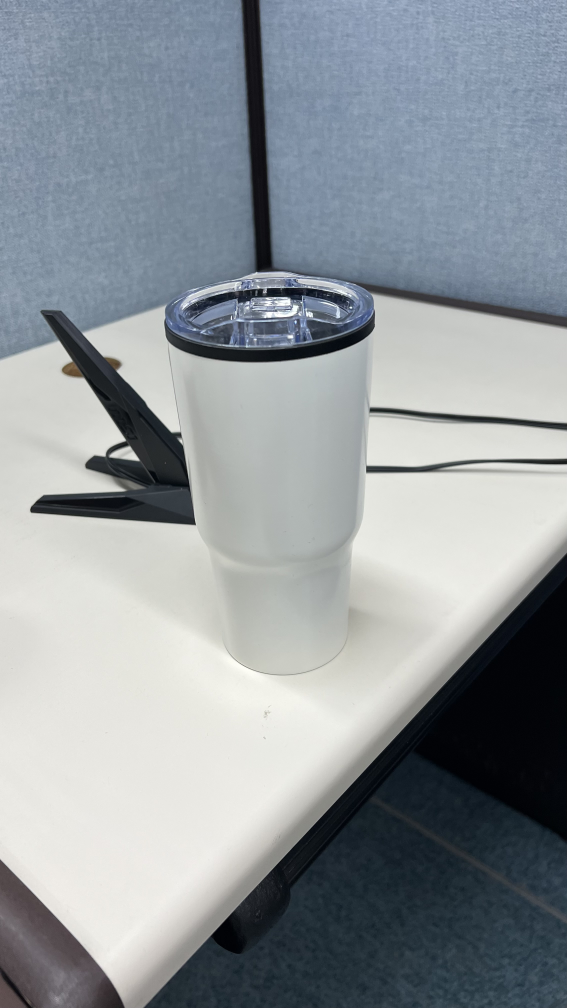
#> input picture End-to-end weakly-supervised semantic alignment/hog/sample1.jpg, 2268 x 4032 px (shown at 1/4 size)
$ jupyter execute hog.ipynb
#> lines starting #> are read from the running program, lines starting #| are printed output that depends on the picture
[cell 1]
import cv2
import numpy as np
import os
import matplotlib.pyplot as plt

filepath = os.getcwd()

image1 = cv2.imread("./sample1.jpg", cv2.IMREAD_GRAYSCALE)
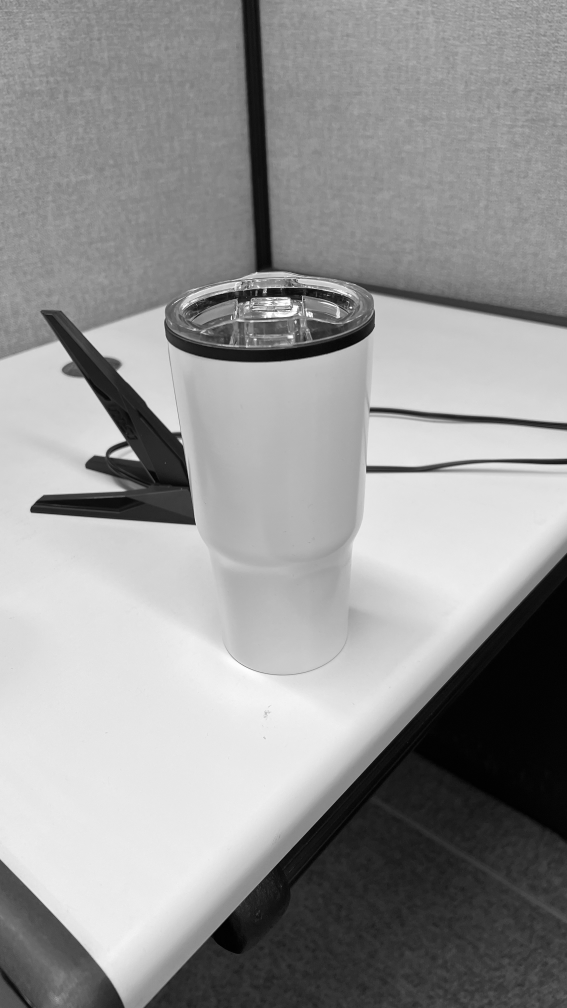
#> image1: shape (4032, 2268) (shown at 1/4 size); min 0, max 255, mean 149
image1 = cv2.resize(image1, dsize=(0,0), fx=0.1, fy=0.1)
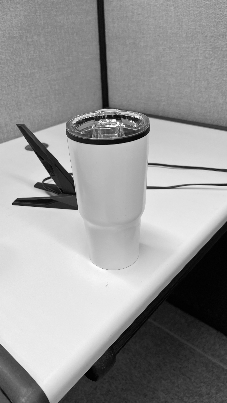
#> image1: shape (403, 227); min 0, max 255, mean 149.1
image1 = np.float32(image1)
image1 = (image1 - np.min(image1)) / (np.max(image1) - np.min(image1))
plt.imshow(image1, cmap="gray")
plt.show()

[cell 2]
image1.shape
#> Out = (403, 227)

[cell 3]
def convolve2d(image, kernel):
    image_height, image_width = image.shape[0], image.shape[1]
#> image_height = 403; image_width = 227
    kernel_height, kernel_width = kernel.shape[0], kernel.shape[1]

    pad_height = kernel_height // 2
    pad_width = kernel_width // 2

    output = np.zeros_like(image)
    padded_image = np.pad(image, ((pad_height, pad_height), (pad_width, pad_width)), mode='constant', constant_values=0)
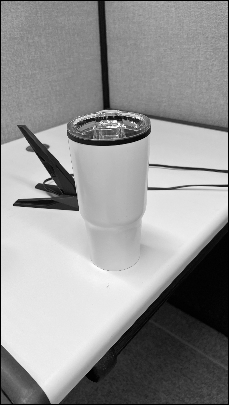
#> padded_image: shape (405, 229) float32; min 0, max 1, mean 0.577

    for x in range(image_height):
        for y in range(image_width):
            region = padded_image[x:x+kernel_height, y:y+kernel_width]
            output[x, y] = np.sum(region * kernel)
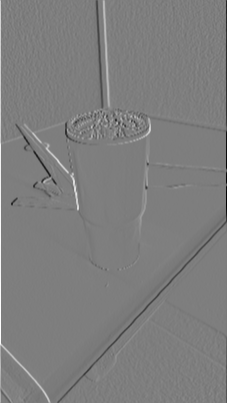
#> output: shape (403, 227) float32; min -3.6, max 3.67, mean -0.00496; drawn with min black and max white

    return output

def compute_gradients(image):
    kernel_x = np.array([[-1, 0, 1], [-2, 0, 2], [-1, 0, 1]])
    kernel_y = np.array([[-1, -2, -1], [0, 0, 0], [1, 2, 1]])

    gradient_x = convolve2d(image, kernel_x)
    gradient_y = convolve2d(image, kernel_y)
#> after the loop in convolve2d (call 2), `for x in range(image_height):`:
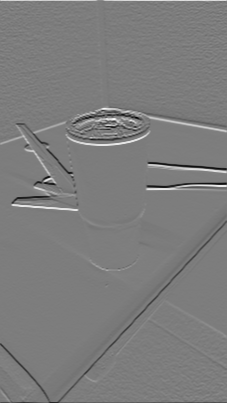
#> output: shape (403, 227) float32; min -3.35, max 3.47, mean -0.00321; drawn with min black and max white
    magnitude = np.sqrt(gradient_x**2 + gradient_y**2)
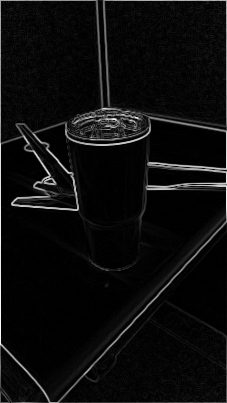
#> magnitude: shape (403, 227) float32; min 0, max 3.71, mean 0.193; drawn with min black and max white
    orientation = np.arctan2(gradient_y, gradient_x) * 180 / np.pi
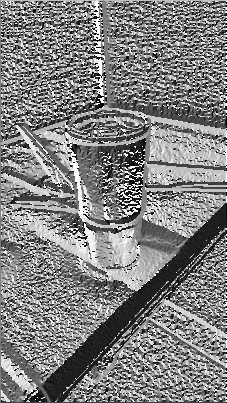
#> orientation: shape (403, 227) float32; min -180, max 180, mean 3; drawn with min black and max white
    orientation[orientation < 0] += 360
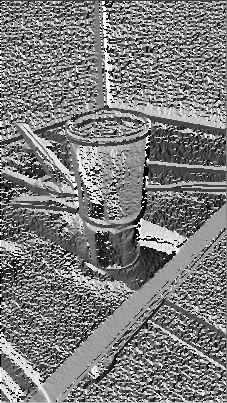
#> orientation: shape (403, 227) float32; min 0, max 360, mean 175.7; drawn with min black and max white

    return magnitude, orientation

[cell 4]
magnitude, orientation = compute_gradients(image1)

[cell 5]
cell_size = 8
hist_bins = 8
histogram = np.zeros((image1.shape[0] // cell_size, image1.shape[1] // cell_size, hist_bins))

for i in range(0, image1.shape[0] // cell_size):
    for j in range(0, image1.shape[1] // cell_size):
        for k in range(cell_size):
            for l in range(cell_size):
                bin = int(orientation[i * cell_size + k, j * cell_size + l] // (360 / hist_bins)) % hist_bins
                histogram[i, j, bin] += magnitude[i * cell_size + k, j * cell_size + l]

[cell 6]
block_size = 2
feature_vector = []

for i in range(0, histogram.shape[0] - block_size + 1):
    for j in range(0, histogram.shape[1] - block_size + 1):
        block = histogram[i:i+block_size, j:j+block_size, :]
        norm = np.linalg.norm(block)
        if norm > 0:
            block = block / norm
        feature_vector.extend(block.ravel())
#> after the loop, feature_vector = 42336 items

[cell 7]
def show_feature_vector(image, cell_size, hist_bins, histogram, magnitude=0):
   # 이미지를 그립니다.
#> called with cell_size = 8, hist_bins = 8, histogram = array of shape (50, 28, 8), magnitude = 0
    plt.figure(figsize=(10,10))
    plt.imshow(image, cmap='gray')
    # 각 셀에 대해 히스토그램 bin을 그립니다.
    for i in range(0, image.shape[0] // cell_size):
        for j in range(0, image.shape[1] // cell_size):
            cell_center = (i * cell_size + cell_size // 2, j * cell_size + cell_size // 2)
            for bin in range(hist_bins):
                angle = bin * (180 / hist_bins) + (180 / hist_bins / 2)
                feat_magnitude = histogram[i, j, bin]
                if feat_magnitude < magnitude:
                    continue

                dx = feat_magnitude * np.cos(np.deg2rad(angle))
                dy = feat_magnitude * np.sin(np.deg2rad(angle))
                plt.arrow(cell_center[1], cell_center[0], dx, dy, color='red', head_width=0.5, head_length=0.5)

    plt.show()
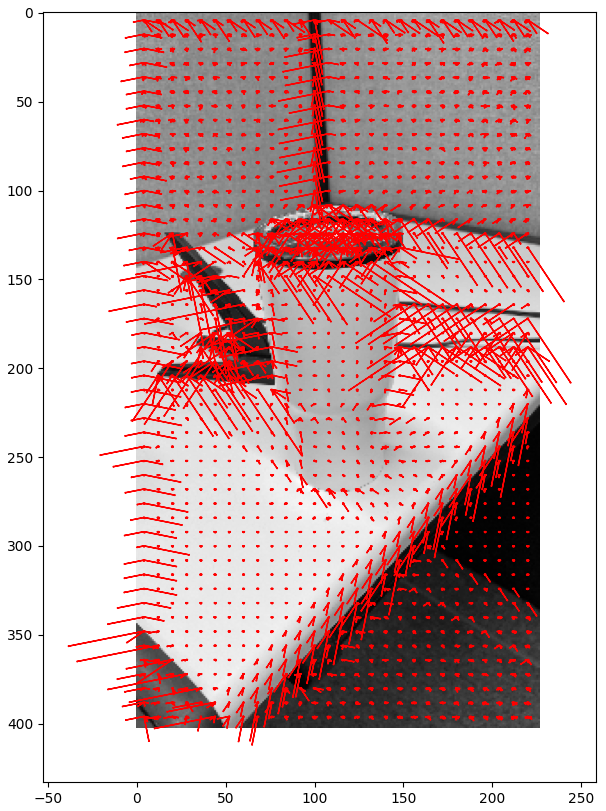
#> figure drawn by matplotlib, 1 panel

[cell 8]
show_feature_vector(image1, cell_size, hist_bins, histogram)

[cell 9]
show_feature_vector(image1, cell_size, hist_bins, histogram, magnitude=10)
#> call 2 of show_feature_vector, with cell_size = 8, hist_bins = 8, histogram = array of shape (50, 28, 8), magnitude = 10
#> in show_feature_vector (call 2), `plt.show()`:
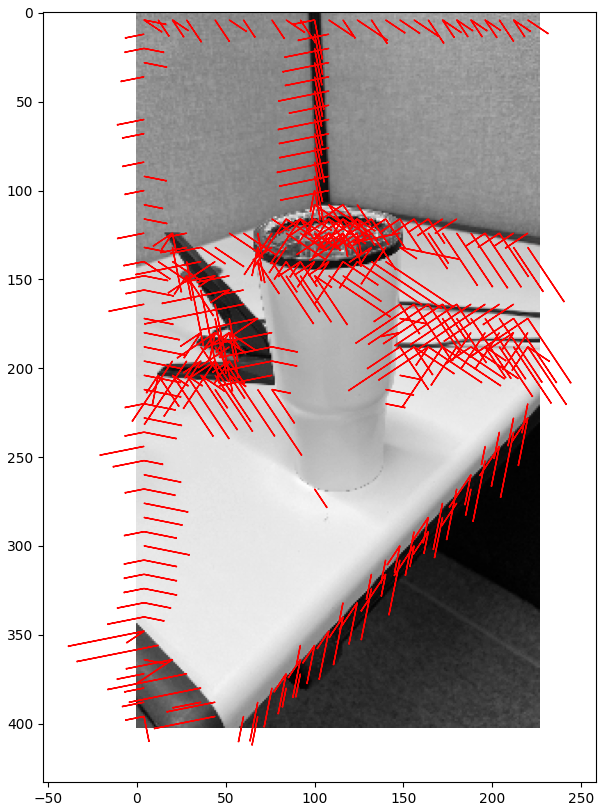
#> figure drawn by matplotlib, 1 panel
